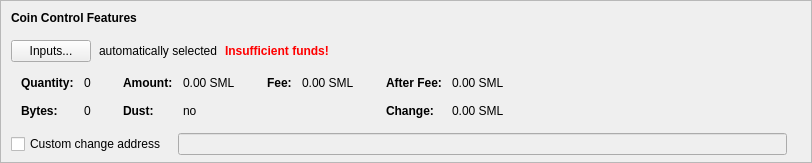
    <widget class="QFrame" name="frameCoinControl">
     <property name="sizePolicy">
      <sizepolicy hsizetype="Expanding" vsizetype="Expanding">
       <horstretch>0</horstretch>
       <verstretch>0</verstretch>
      </sizepolicy>
     </property>
     <property name="maximumSize">
      <size>
       <width>16777215</width>
       <height>16777215</height>
      </size>
     </property>
     <property name="frameShape">
      <enum>QFrame::StyledPanel</enum>
     </property>
     <property name="frameShadow">
      <enum>QFrame::Sunken</enum>
     </property>
     <layout class="QVBoxLayout" name="verticalLayoutCoinControl2">
      <property name="spacing">
       <number>0</number>
      </property>
      <property name="leftMargin">
       <number>0</number>
      </property>
      <property name="topMargin">
       <number>0</number>
      </property>
      <property name="rightMargin">
       <number>0</number>
      </property>
      <property name="bottomMargin">
       <number>6</number>
      </property>
      <item>
       <layout class="QVBoxLayout" name="verticalLayoutCoinControl" stretch="0,0,0,0,1">
        <property name="spacing">
         <number>0</number>
        </property>
        <property name="leftMargin">
         <number>10</number>
        </property>
        <property name="topMargin">
         <number>10</number>
        </property>
        <item>
         <layout class="QHBoxLayout" name="horizontalLayoutCoinControl1">
          <property name="bottomMargin">
           <number>15</number>
          </property>
          <item>
           <widget class="QLabel" name="labelCoinControlFeatures">
            <property name="sizePolicy">
             <sizepolicy hsizetype="Preferred" vsizetype="Maximum">
              <horstretch>0</horstretch>
              <verstretch>0</verstretch>
             </sizepolicy>
            </property>
            <property name="font">
             <font>
              <weight>75</weight>
              <bold>true</bold>
             </font>
            </property>
            <property name="styleSheet">
             <string notr="true">font-weight:bold;</string>
            </property>
            <property name="text">
             <string>Coin Control Features</string>
            </property>
           </widget>
          </item>
         </layout>
        </item>
        <item>
         <layout class="QHBoxLayout" name="horizontalLayoutCoinControl2" stretch="0,0,0,0">
          <property name="spacing">
           <number>8</number>
          </property>
          <property name="bottomMargin">
           <number>10</number>
          </property>
          <item>
           <widget class="QPushButton" name="pushButtonCoinControl">
            <property name="styleSheet">
             <string notr="true"/>
            </property>
            <property name="text">
             <string>Inputs...</string>
            </property>
            <property name="autoDefault">
             <bool>false</bool>
            </property>
           </widget>
          </item>
          <item>
           <widget class="QLabel" name="labelCoinControlAutomaticallySelected">
            <property name="text">
             <string>automatically selected</string>
            </property>
            <property name="margin">
             <number>5</number>
            </property>
           </widget>
          </item>
          <item>
           <widget class="QLabel" name="labelCoinControlInsuffFunds">
            <property name="font">
             <font>
              <weight>75</weight>
              <bold>true</bold>
             </font>
            </property>
            <property name="styleSheet">
             <string notr="true">color:red;font-weight:bold;</string>
            </property>
            <property name="text">
             <string>Insufficient funds!</string>
            </property>
            <property name="margin">
             <number>5</number>
            </property>
           </widget>
          </item>
          <item>
           <spacer name="horizontalSpacerCoinControl">
            <property name="orientation">
             <enum>Qt::Horizontal</enum>
            </property>
            <property name="sizeHint" stdset="0">
             <size>
              <width>40</width>
              <height>1</height>
             </size>
            </property>
           </spacer>
          </item>
         </layout>
        </item>
        <item>
         <widget class="QWidget" name="widgetCoinControl" native="true">
          <property name="sizePolicy">
           <sizepolicy hsizetype="Preferred" vsizetype="Preferred">
            <horstretch>0</horstretch>
            <verstretch>0</verstretch>
           </sizepolicy>
          </property>
          <property name="minimumSize">
           <size>
            <width>0</width>
            <height>0</height>
           </size>
          </property>
          <property name="styleSheet">
           <string notr="true"/>
          </property>
          <layout class="QHBoxLayout" name="horizontalLayoutCoinControl5">
           <property name="leftMargin">
            <number>0</number>
           </property>
           <property name="topMargin">
            <number>0</number>
           </property>
           <property name="rightMargin">
            <number>0</number>
           </property>
           <property name="bottomMargin">
            <number>0</number>
           </property>
           <item>
            <layout class="QHBoxLayout" name="horizontalLayoutCoinControl3" stretch="0,0,0,1">
             <property name="spacing">
              <number>20</number>
             </property>
             <property name="topMargin">
              <number>0</number>
             </property>
             <property name="bottomMargin">
              <number>10</number>
             </property>
             <item>
              <layout class="QFormLayout" name="formLayoutCoinControl1">
               <property name="horizontalSpacing">
                <number>10</number>
               </property>
               <property name="verticalSpacing">
                <number>14</number>
               </property>
               <property name="leftMargin">
                <number>10</number>
               </property>
               <property name="topMargin">
                <number>4</number>
               </property>
               <property name="rightMargin">
                <number>6</number>
               </property>
               <item row="0" column="0">
                <widget class="QLabel" name="labelCoinControlQuantityText">
                 <property name="font">
                  <font>
                   <weight>75</weight>
                   <bold>true</bold>
                  </font>
                 </property>
                 <property name="text">
                  <string>Quantity:</string>
                 </property>
                 <property name="margin">
                  <number>0</number>
                 </property>
                </widget>
               </item>
               <item row="0" column="1">
                <widget class="QLabel" name="labelCoinControlQuantity">
                 <property name="cursor">
                  <cursorShape>IBeamCursor</cursorShape>
                 </property>
                 <property name="contextMenuPolicy">
                  <enum>Qt::ActionsContextMenu</enum>
                 </property>
                 <property name="text">
                  <string notr="true">0</string>
                 </property>
                 <property name="margin">
                  <number>0</number>
                 </property>
                 <property name="textInteractionFlags">
                  <set>Qt::LinksAccessibleByMouse|Qt::TextSelectableByKeyboard|Qt::TextSelectableByMouse</set>
                 </property>
                </widget>
               </item>
               <item row="1" column="0">
                <widget class="QLabel" name="labelCoinControlBytesText">
                 <property name="font">
                  <font>
                   <weight>75</weight>
                   <bold>true</bold>
                  </font>
                 </property>
                 <property name="text">
                  <string>Bytes:</string>
                 </property>
                </widget>
               </item>
               <item row="1" column="1">
                <widget class="QLabel" name="labelCoinControlBytes">
                 <property name="cursor">
                  <cursorShape>IBeamCursor</cursorShape>
                 </property>
                 <property name="contextMenuPolicy">
                  <enum>Qt::ActionsContextMenu</enum>
                 </property>
                 <property name="text">
                  <string notr="true">0</string>
                 </property>
                 <property name="textInteractionFlags">
                  <set>Qt::LinksAccessibleByMouse|Qt::TextSelectableByKeyboard|Qt::TextSelectableByMouse</set>
                 </property>
                </widget>
               </item>
              </layout>
             </item>
             <item>
              <layout class="QFormLayout" name="formLayoutCoinControl2">
               <property name="horizontalSpacing">
                <number>10</number>
               </property>
               <property name="verticalSpacing">
                <number>14</number>
               </property>
               <property name="leftMargin">
                <number>6</number>
               </property>
               <property name="topMargin">
                <number>4</number>
               </property>
               <property name="rightMargin">
                <number>6</number>
               </property>
               <item row="0" column="0">
                <widget class="QLabel" name="labelCoinControlAmountText">
                 <property name="font">
                  <font>
                   <weight>75</weight>
                   <bold>true</bold>
                  </font>
                 </property>
                 <property name="text">
                  <string>Amount:</string>
                 </property>
                 <property name="margin">
                  <number>0</number>
                 </property>
                </widget>
               </item>
               <item row="0" column="1">
                <widget class="QLabel" name="labelCoinControlAmount">
                 <property name="cursor">
                  <cursorShape>IBeamCursor</cursorShape>
                 </property>
                 <property name="contextMenuPolicy">
                  <enum>Qt::ActionsContextMenu</enum>
                 </property>
                 <property name="text">
                  <string notr="true">0.00 SML</string>
                 </property>
                 <property name="textInteractionFlags">
                  <set>Qt::LinksAccessibleByMouse|Qt::TextSelectableByKeyboard|Qt::TextSelectableByMouse</set>
                 </property>
                </widget>
               </item>
               <item row="1" column="0">
                <widget class="QLabel" name="labelCoinControlLowOutputText">
                 <property name="font">
                  <font>
                   <weight>75</weight>
                   <bold>true</bold>
                  </font>
                 </property>
                 <property name="text">
                  <string>Dust:</string>
                 </property>
                </widget>
               </item>
               <item row="1" column="1">
                <widget class="QLabel" name="labelCoinControlLowOutput">
                 <property name="cursor">
                  <cursorShape>IBeamCursor</cursorShape>
                 </property>
                 <property name="contextMenuPolicy">
                  <enum>Qt::ActionsContextMenu</enum>
                 </property>
                 <property name="text">
                  <string notr="true">no</string>
                 </property>
                 <property name="textInteractionFlags">
                  <set>Qt::LinksAccessibleByMouse|Qt::TextSelectableByKeyboard|Qt::TextSelectableByMouse</set>
                 </property>
                </widget>
               </item>
              </layout>
             </item>
             <item>
              <layout class="QFormLayout" name="formLayoutCoinControl3">
               <property name="horizontalSpacing">
                <number>10</number>
               </property>
               <property name="verticalSpacing">
                <number>14</number>
               </property>
               <property name="leftMargin">
                <number>6</number>
               </property>
               <property name="topMargin">
                <number>4</number>
               </property>
               <property name="rightMargin">
                <number>6</number>
               </property>
               <item row="0" column="0">
                <widget class="QLabel" name="labelCoinControlFeeText">
                 <property name="font">
                  <font>
                   <weight>75</weight>
                   <bold>true</bold>
                  </font>
                 </property>
                 <property name="text">
                  <string>Fee:</string>
                 </property>
                 <property name="margin">
                  <number>0</number>
                 </property>
                </widget>
               </item>
               <item row="0" column="1">
                <widget class="QLabel" name="labelCoinControlFee">
                 <property name="cursor">
                  <cursorShape>IBeamCursor</cursorShape>
                 </property>
                 <property name="contextMenuPolicy">
                  <enum>Qt::ActionsContextMenu</enum>
                 </property>
                 <property name="text">
                  <string notr="true">0.00 SML</string>
                 </property>
                 <property name="textInteractionFlags">
                  <set>Qt::LinksAccessibleByMouse|Qt::TextSelectableByKeyboard|Qt::TextSelectableByMouse</set>
                 </property>
                </widget>
               </item>
             </layout>
             </item>
             <item>
              <layout class="QFormLayout" name="formLayoutCoinControl4">
               <property name="horizontalSpacing">
                <number>10</number>
               </property>
               <property name="verticalSpacing">
                <number>14</number>
               </property>
               <property name="leftMargin">
                <number>6</number>
               </property>
               <property name="topMargin">
                <number>4</number>
               </property>
               <property name="rightMargin">
                <number>6</number>
               </property>
               <item row="0" column="0">
                <widget class="QLabel" name="labelCoinControlAfterFeeText">
                 <property name="font">
                  <font>
                   <weight>75</weight>
                   <bold>true</bold>
                  </font>
                 </property>
                 <property name="text">
                  <string>After Fee:</string>
                 </property>
                 <property name="margin">
                  <number>0</number>
                 </property>
                </widget>
               </item>
               <item row="0" column="1">
                <widget class="QLabel" name="labelCoinControlAfterFee">
                 <property name="cursor">
                  <cursorShape>IBeamCursor</cursorShape>
                 </property>
                 <property name="contextMenuPolicy">
                  <enum>Qt::ActionsContextMenu</enum>
                 </property>
                 <property name="text">
                  <string notr="true">0.00 SML</string>
                 </property>
                 <property name="textInteractionFlags">
                  <set>Qt::LinksAccessibleByMouse|Qt::TextSelectableByKeyboard|Qt::TextSelectableByMouse</set>
                 </property>
                </widget>
               </item>
               <item row="1" column="0">
                <widget class="QLabel" name="labelCoinControlChangeText">
                 <property name="font">
                  <font>
                   <weight>75</weight>
                   <bold>true</bold>
                  </font>
                 </property>
                 <property name="text">
                  <string>Change:</string>
                 </property>
                </widget>
               </item>
               <item row="1" column="1">
                <widget class="QLabel" name="labelCoinControlChange">
                 <property name="cursor">
                  <cursorShape>IBeamCursor</cursorShape>
                 </property>
                 <property name="contextMenuPolicy">
                  <enum>Qt::ActionsContextMenu</enum>
                 </property>
                 <property name="text">
                  <string notr="true">0.00 SML</string>
                 </property>
                 <property name="textInteractionFlags">
                  <set>Qt::LinksAccessibleByMouse|Qt::TextSelectableByKeyboard|Qt::TextSelectableByMouse</set>
                 </property>
                </widget>
               </item>
              </layout>
             </item>
            </layout>
           </item>
          </layout>
         </widget>
        </item>
        <item>
         <layout class="QHBoxLayout" name="horizontalLayoutCoinControl4" stretch="0,0,0">
          <property name="spacing">
           <number>12</number>
          </property>
          <property name="sizeConstraint">
           <enum>QLayout::SetDefaultConstraint</enum>
          </property>
          <property name="topMargin">
           <number>5</number>
          </property>
          <property name="rightMargin">
           <number>5</number>
          </property>
          <item>
           <widget class="QCheckBox" name="checkBoxCoinControlChange">
            <property name="toolTip">
             <string>If this is activated, but the change address is empty or invalid, change will be sent to a newly generated address.</string>
            </property>
            <property name="text">
             <string>Custom change address</string>
            </property>
           </widget>
          </item>
          <item>
           <widget class="QValidatedLineEdit" name="lineEditCoinControlChange">
            <property name="enabled">
             <bool>false</bool>
            </property>
            <property name="sizePolicy">
             <sizepolicy hsizetype="Expanding" vsizetype="Fixed">
              <horstretch>0</horstretch>
              <verstretch>0</verstretch>
             </sizepolicy>
            </property>
           </widget>
          </item>
          <item>
           <widget class="QLabel" name="labelCoinControlChangeLabel">
            <property name="sizePolicy">
             <sizepolicy hsizetype="Preferred" vsizetype="Expanding">
              <horstretch>0</horstretch>
              <verstretch>0</verstretch>
             </sizepolicy>
            </property>
            <property name="minimumSize">
             <size>
              <width>0</width>
              <height>0</height>
             </size>
            </property>
            <property name="text">
             <string/>
            </property>
            <property name="margin">
             <number>3</number>
            </property>
           </widget>
          </item>
         </layout>
        </item>
        <item>
         <spacer name="verticalSpacerCoinControl">
          <property name="orientation">
           <enum>Qt::Vertical</enum>
          </property>
          <property name="sizeHint" stdset="0">
           <size>
            <width>800</width>
            <height>1</height>
           </size>
          </property>
         </spacer>
        </item>
       </layout>
      </item>
     </layout>
    </widget>
